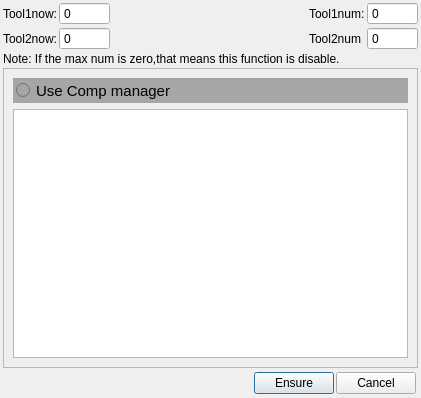
<?xml version="1.0" encoding="UTF-8"?>
<ui version="4.0">
 <class>tooltimes</class>
 <widget class="QDialog" name="tooltimes">
  <property name="geometry">
   <rect>
    <x>0</x>
    <y>0</y>
    <width>421</width>
    <height>398</height>
   </rect>
  </property>
  <property name="windowTitle">
   <string>Dialog</string>
  </property>
  <layout class="QVBoxLayout" name="verticalLayout">
   <property name="spacing">
    <number>2</number>
   </property>
   <property name="leftMargin">
    <number>3</number>
   </property>
   <property name="topMargin">
    <number>2</number>
   </property>
   <property name="rightMargin">
    <number>3</number>
   </property>
   <property name="bottomMargin">
    <number>2</number>
   </property>
   <item>
    <layout class="QGridLayout" name="gridLayout">
     <item row="0" column="4">
      <widget class="QSpinBox" name="tool1num">
       <property name="buttonSymbols">
        <enum>QAbstractSpinBox::NoButtons</enum>
       </property>
       <property name="maximum">
        <number>100000</number>
       </property>
      </widget>
     </item>
     <item row="0" column="0">
      <widget class="QLabel" name="label">
       <property name="text">
        <string>Tool1now:</string>
       </property>
      </widget>
     </item>
     <item row="1" column="0">
      <widget class="QLabel" name="label_2">
       <property name="text">
        <string>Tool2now:</string>
       </property>
      </widget>
     </item>
     <item row="0" column="1">
      <widget class="QSpinBox" name="tool1current">
       <property name="buttonSymbols">
        <enum>QAbstractSpinBox::NoButtons</enum>
       </property>
       <property name="maximum">
        <number>100000</number>
       </property>
      </widget>
     </item>
     <item row="1" column="4">
      <widget class="QSpinBox" name="tool2num">
       <property name="buttonSymbols">
        <enum>QAbstractSpinBox::NoButtons</enum>
       </property>
       <property name="maximum">
        <number>100000</number>
       </property>
      </widget>
     </item>
     <item row="1" column="1">
      <widget class="QSpinBox" name="tool2current">
       <property name="buttonSymbols">
        <enum>QAbstractSpinBox::NoButtons</enum>
       </property>
       <property name="maximum">
        <number>100000</number>
       </property>
      </widget>
     </item>
     <item row="0" column="3">
      <widget class="QLabel" name="label_3">
       <property name="text">
        <string>Tool1num:</string>
       </property>
      </widget>
     </item>
     <item row="1" column="3">
      <widget class="QLabel" name="label_4">
       <property name="text">
        <string>Tool2num</string>
       </property>
      </widget>
     </item>
     <item row="0" column="2">
      <spacer name="horizontalSpacer">
       <property name="orientation">
        <enum>Qt::Horizontal</enum>
       </property>
       <property name="sizeHint" stdset="0">
        <size>
         <width>40</width>
         <height>20</height>
        </size>
       </property>
      </spacer>
     </item>
    </layout>
   </item>
   <item>
    <widget class="QLabel" name="label_5">
     <property name="text">
      <string>Note: If the max num is zero,that means this function is disable.</string>
     </property>
    </widget>
   </item>
   <item>
    <widget class="QFrame" name="tblframe">
     <property name="frameShape">
      <enum>QFrame::StyledPanel</enum>
     </property>
     <property name="frameShadow">
      <enum>QFrame::Raised</enum>
     </property>
     <layout class="QVBoxLayout" name="verticalLayout_2">
      <item>
       <widget class="QWidget" name="widget" native="true">
        <property name="styleSheet">
         <string notr="true">QWidget{
    color: rgb(0, 0, 0);
	background-color: rgb(166, 166, 166);
    border:none;
    padding: 3px;
    font-family: &quot;Verdana&quot;;
    font-size: 15px;
    text-align: right;
}</string>
        </property>
        <layout class="QHBoxLayout" name="horizontalLayout_2">
         <property name="leftMargin">
          <number>0</number>
         </property>
         <property name="topMargin">
          <number>0</number>
         </property>
         <property name="rightMargin">
          <number>0</number>
         </property>
         <property name="bottomMargin">
          <number>0</number>
         </property>
         <item>
          <widget class="QRadioButton" name="usetbl">
           <property name="text">
            <string>Use Comp manager</string>
           </property>
          </widget>
         </item>
        </layout>
       </widget>
      </item>
      <item>
       <widget class="QTableWidget" name="toolManageTbl"/>
      </item>
     </layout>
    </widget>
   </item>
   <item>
    <widget class="QFrame" name="frame">
     <property name="maximumSize">
      <size>
       <width>16777215</width>
       <height>30</height>
      </size>
     </property>
     <property name="frameShape">
      <enum>QFrame::NoFrame</enum>
     </property>
     <property name="frameShadow">
      <enum>QFrame::Raised</enum>
     </property>
     <layout class="QHBoxLayout" name="horizontalLayout">
      <property name="spacing">
       <number>2</number>
      </property>
      <property name="topMargin">
       <number>2</number>
      </property>
      <property name="rightMargin">
       <number>2</number>
      </property>
      <property name="bottomMargin">
       <number>2</number>
      </property>
      <item>
       <spacer name="horizontalSpacer_2">
        <property name="orientation">
         <enum>Qt::Horizontal</enum>
        </property>
        <property name="sizeHint" stdset="0">
         <size>
          <width>166</width>
          <height>20</height>
         </size>
        </property>
       </spacer>
      </item>
      <item>
       <widget class="QPushButton" name="pushButton">
        <property name="text">
         <string>Ensure</string>
        </property>
       </widget>
      </item>
      <item>
       <widget class="QPushButton" name="pushButton_2">
        <property name="text">
         <string>Cancel</string>
        </property>
       </widget>
      </item>
     </layout>
    </widget>
   </item>
  </layout>
 </widget>
 <resources/>
 <connections/>
</ui>
